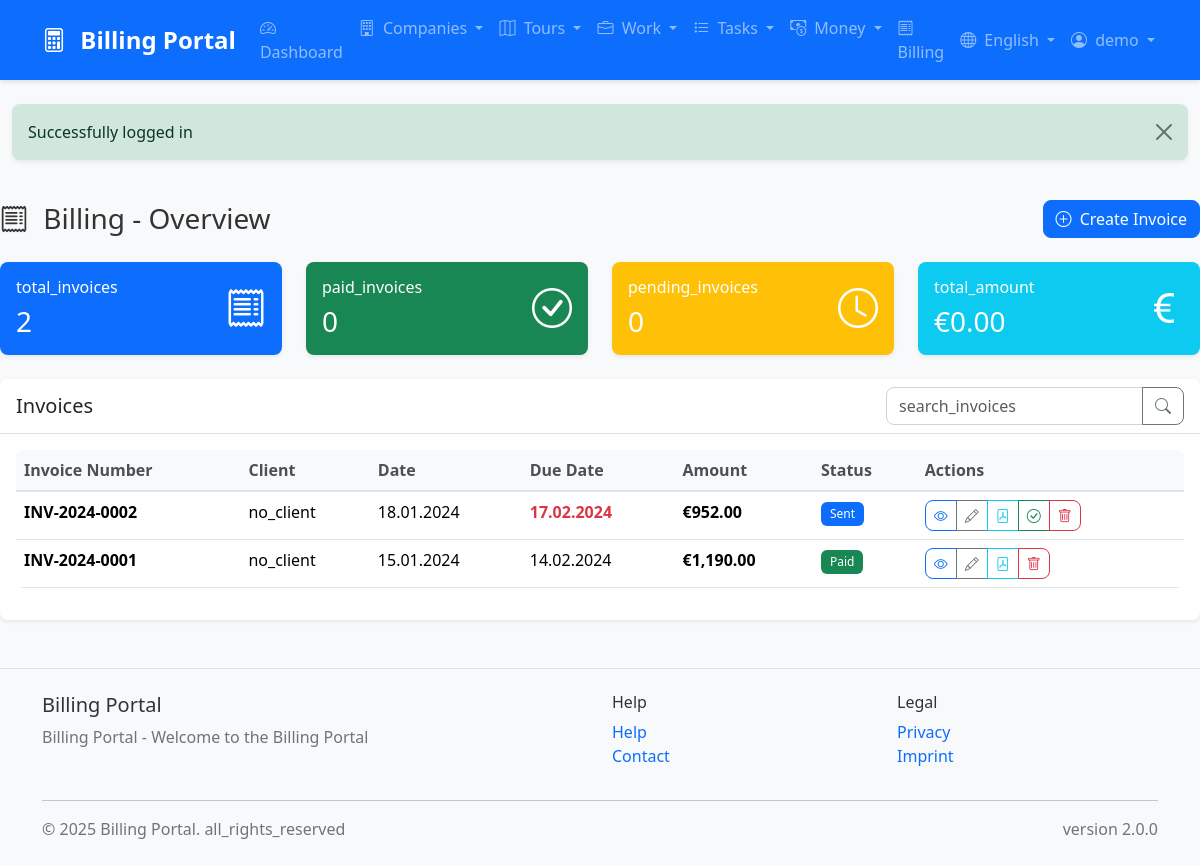
Page /billing (signed in) on the committed database.
### tables this page shows
CREATE TABLE invoices (
    id INT AUTO_INCREMENT PRIMARY KEY,
    user_id INT NOT NULL,
    client_id INT NULL,
    invoice_number VARCHAR(50) UNIQUE NOT NULL,
    invoice_date DATE NOT NULL,
    due_date DATE NOT NULL,
    client_name VARCHAR(100),
    client_address TEXT,
    client_email VARCHAR(100),
    subtotal DECIMAL(10,2) NOT NULL,
    tax_rate DECIMAL(5,2) DEFAULT 19.00,
    tax_amount DECIMAL(10,2),
    total DECIMAL(10,2) NOT NULL,
    currency VARCHAR(3) DEFAULT 'EUR',
    status ENUM('draft', 'sent', 'paid', 'overdue', 'cancelled') DEFAULT 'draft',
    payment_date DATE,
    notes TEXT,
    created_at TIMESTAMP DEFAULT CURRENT_TIMESTAMP,
    updated_at TIMESTAMP DEFAULT CURRENT_TIMESTAMP ON UPDATE CURRENT_TIMESTAMP,
    FOREIGN KEY (user_id) REFERENCES users(id) ON DELETE CASCADE,
    FOREIGN KEY (client_id) REFERENCES companies(id) ON DELETE SET NULL,
    INDEX idx_user_id (user_id),
    INDEX idx_client_id (client_id),
    INDEX idx_invoice_number (invoice_number),
    INDEX idx_invoice_date (invoice_date),
    INDEX idx_due_date (due_date),
    INDEX idx_status (status)
);

### templates/billing/overview.php (the view, shortened to what the rows shown need)
<?php include __DIR__ . '/../layout/header.php'; ?>
<div class="row">
    <div class="col-12">
        <div class="d-flex justify-content-between align-items-center mb-4">
            <h1 class="h3 mb-0">
                <i class="bi bi-receipt me-2"></i>
                <?= $localization->get('billing') ?> - <?= $localization->get('overview') ?>
            </h1>
        </div>
    </div>
</div>
<div class="row mb-4">
    <div class="col-md-3">
        <div class="card bg-primary text-white">
            <div class="card-body">
                <div class="d-flex justify-content-between">
                    <div>
                        <h6 class="card-title"><?= $localization->get('total_invoices') ?></h6>
                        <h3 class="mb-0"><?= $pagination['total_records'] ?? 0 ?></h3>
                    </div>
                </div>
            </div>
        </div>
    </div>
</div>
<div class="card">
    <div class="card-body">
        <?php if (empty($invoices)): ?>
            <div class="text-center py-5">
                <i class="bi bi-receipt fs-1 text-muted mb-3"></i>
                <h5 class="text-muted"><?= $localization->get('no_invoices') ?></h5>
                <p class="text-muted"><?= $localization->get('no_invoices_description') ?></p>
                <a href="/billing/create" class="btn btn-primary">
                    <i class="bi bi-plus-circle me-1"></i>
                    <?= $localization->get('create_first_invoice') ?>
                </a>
            </div>
        <?php else: ?>
            <div class="table-responsive">
                <table class="table table-hover">
                    <thead>
                        <tr>
                            <th><?= $localization->get('invoice_number') ?></th>
                            <th><?= $localization->get('client') ?></th>
                            <th><?= $localization->get('date') ?></th>
                            <th><?= $localization->get('due_date') ?></th>
                            <th><?= $localization->get('amount') ?></th>
                            <th><?= $localization->get('status') ?></th>
                            <th><?= $localization->get('actions') ?></th>
                        </tr>
                    </thead>
                    <tbody>
                        <?php foreach ($invoices as $invoice): ?>
                            <tr>
                                <td>
                                    <strong><?= htmlspecialchars($invoice['invoice_number']) ?></strong>
                                </td>
                                <td>
                                    <?= htmlspecialchars($invoice['company_name'] ?? $localization->get('no_client')) ?>
                                </td>
                                <td><?= date('d.m.Y', strtotime($invoice['invoice_date'])) ?></td>
                                <td>
                                    <?php
                                    $dueDate = strtotime($invoice['due_date']);
                                    $isOverdue = $dueDate < time() && $invoice['status'] !== 'paid';
                                    ?>
                                    <span class="<?= $isOverdue ? 'text-danger fw-bold' : '' ?>">
                                        <?= date('d.m.Y', $dueDate) ?>
                                    </span>
                                </td>
                                <td>
                                    <strong>€<?= number_format($invoice['total'], 2) ?></strong>
                                </td>
                                <td>
                                    <?php
                                    $statusClass = match($invoice['status']) {
                                        'draft' => 'bg-secondary',
                                        'sent' => 'bg-primary',
                                        'paid' => 'bg-success',
                                        'overdue' => 'bg-danger',
                                        'cancelled' => 'bg-dark',
                                        default => 'bg-secondary'
                                    };
                                    $statusText = $localization->get('status_' . $invoice['status']);
                                    ?>
                                    <span class="badge <?= $statusClass ?>"><?= $statusText ?></span>
                                </td>
                                <td>
                                    <div class="btn-group btn-group-sm" role="group">
                                        <a href="/billing/view/<?= $invoice['id'] ?>"
                                           class="btn btn-outline-primary"
                                           title="<?= $localization->get('view') ?>">
                                            <i class="bi bi-eye"></i>
                                        </a>
                                        <a href="/billing/edit/<?= $invoice['id'] ?>"
                                           class="btn btn-outline-secondary"
                                           title="<?= $localization->get('edit') ?>">
                                            <i class="bi bi-pencil"></i>
                                        </a>
                                        <a href="/billing/pdf/<?= $invoice['id'] ?>"
                                           class="btn btn-outline-info"
                                           title="<?= $localization->get('download_pdf') ?>"
                                           target="_blank">
                                            <i class="bi bi-file-pdf"></i>
                                        </a>
                                        <?php if ($invoice['status'] === 'sent'): ?>
                                            <a href="/billing/mark-paid/<?= $invoice['id'] ?>"
                                               class="btn btn-outline-success"
                                               title="<?= $localization->get('mark_paid') ?>"
                                               onclick="return confirm('<?= $localization->get('confirm_mark_paid') ?>')">
                                                <i class="bi bi-check-circle"></i>
                                            </a>
                                        <?php endif; ?>
                                        <button type="button"
                                                class="btn btn-outline-danger"
                                                title="<?= $localization->get('delete') ?>"
                                                onclick="deleteInvoice(<?= $invoice['id'] ?>)">
                                            <i class="bi bi-trash"></i>
                                        </button>
                                    </div>
                                </td>
                            </tr>
                        <?php endforeach; ?>
                    </tbody>
                </table>
            </div>
        <?php endif; ?>
    </div>
</div>
<?php include __DIR__ . '/../layout/footer.php'; ?>

### rows in the picture
invoices: user "2", invoice_number "INV-2024-0001", company_name "no_client", invoice_date "15.01.2024", due_date "14.02.2024", total "1,190.00", status "Paid"
invoices: invoice_number "INV-2024-0002", company_name "no_client", invoice_date "18.01.2024", due_date "17.02.2024", total "952.00", status "Sent"

### other values in the picture
$localization->get('app_name') "Billing Portal"
$localization->get('nav_dashboard') "Dashboard"
$localization->get('nav_company') "Companies"
$localization->get('nav_tours') "Tours"
$localization->get('nav_work') "Work"
$localization->get('nav_tasks') "Tasks"
$localization->get('nav_money') "Money"
$localization->get('nav_billing') "Billing"
$localization->getLocaleName($locale) "English"
$session->getUsername() "demo"
$session->getFlash('success') "Successfully logged in"
$localization->get('billing') "Billing"
$localization->get('overview') "Overview"
$localization->get('create') "Create"
$localization->get('invoice') "Invoice"
